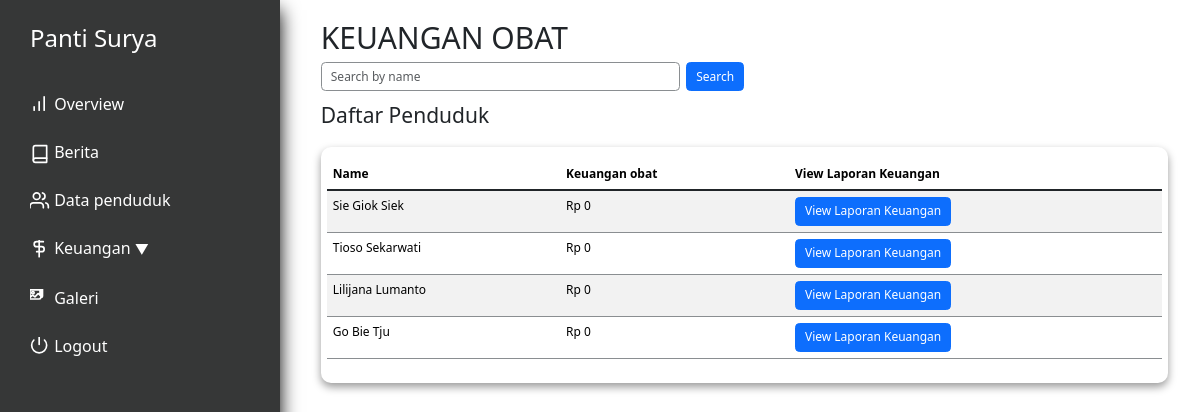
Page /keuangan_obat.php (signed in) on the earlier database version.
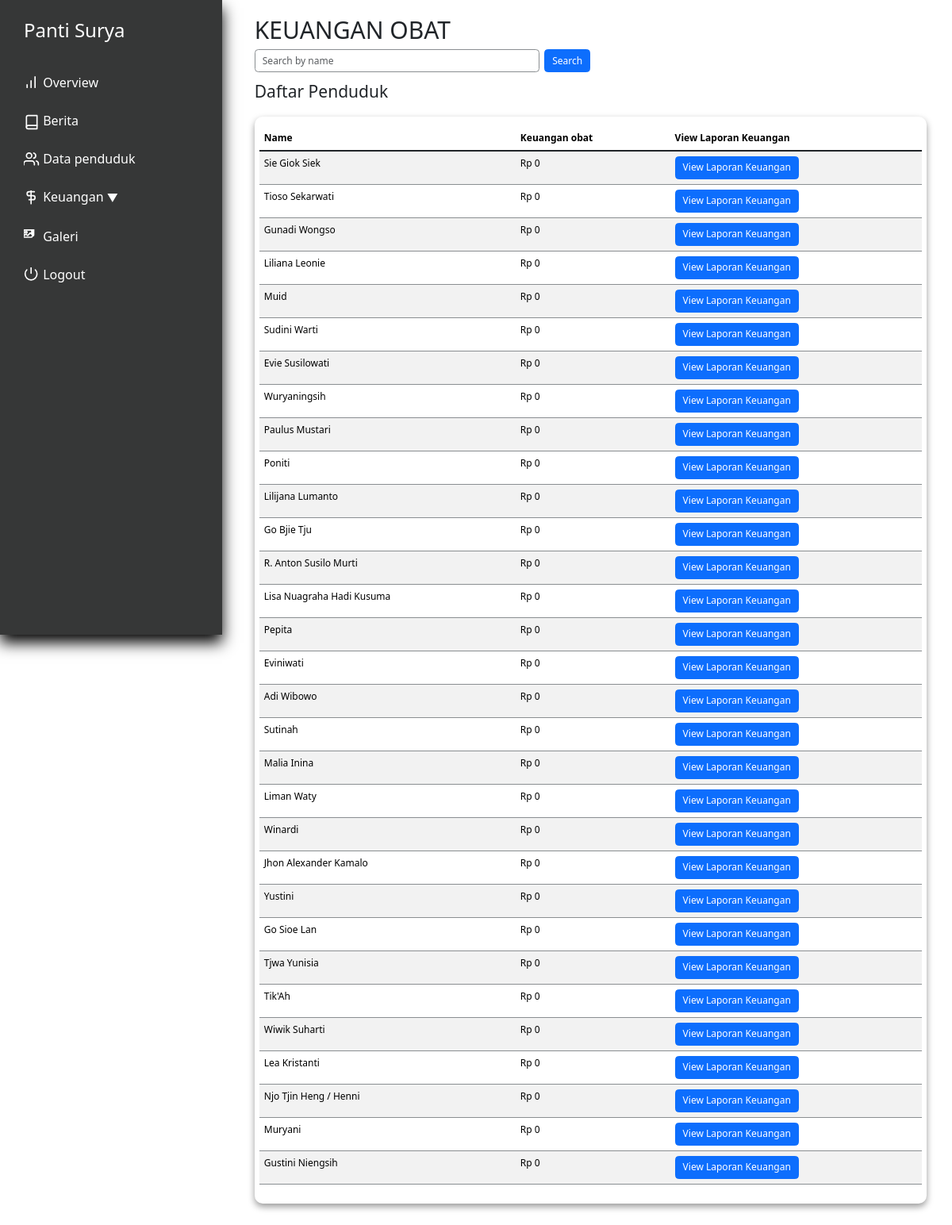
Same page on the later database version.
### tables this page shows
CREATE TABLE `penduduk` (
  `id` int(11) NOT NULL,
  `nama` varchar(250) NOT NULL,
  `alamat` varchar(100) NOT NULL,
  `tanggal_masuk` date DEFAULT NULL,
  `keuangan_pondokkan` int(11) NOT NULL,
  `keuangan_tabungan` int(11) NOT NULL,
  `keuangan_obat` int(11) NOT NULL,
  `keuangan_total` int(11) NOT NULL,
  `profile_picture` varchar(100) NOT NULL,
  `KTP` varchar(100) DEFAULT NULL,
  `KK` varchar(100) DEFAULT NULL,
  `BPJS` varchar(100) DEFAULT NULL,
  `deposit` int(11) DEFAULT NULL,
  `status` tinyint(1) NOT NULL DEFAULT 0,
  `tempat_lahir` varchar(100) NOT NULL DEFAULT '',
  `agama` varchar(15) NOT NULL DEFAULT ' ',
  `tanggal_lahir` date DEFAULT NULL,
  `nomor_induk` int(11) NOT NULL DEFAULT 0,
  `kwitansi_path` varchar(300) DEFAULT NULL,
  `bukti_path` varchar(300) DEFAULT NULL
);

### utils.php (called while the page is built, shortened)
<?php
class myDB
{
    private $host = "localhost";
    private $username = "root";
    private $password = "";
    private $database = "pantisurya";
    private $db;
    function __construct()
    {
        if ($this->db == null) {
            try {
                $this->db = new PDO("mysql:host=$this->host;dbname=$this->database", $this->username, $this->password);
                $this->db->setAttribute(PDO::ATTR_ERRMODE, PDO::ERRMODE_EXCEPTION);
            } catch (PDOException $e) {
                echo "Connection failed: " . $e->getMessage();
            }
        }
    }
    public function prepare($query)
    {
        return $this->db->prepare($query);
    }
    function getAllPenduduk()
    {
        $query = "SELECT * FROM penduduk WHERE status=0";
        $res = $this->db->prepare($query);
        $res->execute();
        return $res;
    }
    function formatRupiah($number) {
        return 'Rp ' . number_format($number, 0, ',', '.');
    }
}

### keuangan_obat.php (the view, shortened to what this page needs)
<?php
require "utils.php";
$db = new myDB();
$stmt_all_residents = $db->getAllPenduduk();
$residents = $stmt_all_residents->fetchAll(PDO::FETCH_ASSOC);
?>
<!DOCTYPE html>
<html lang="en">
<head>
    <?php include "layout/stylejquerynbs5.php" ?>
    <link rel="stylesheet" href="layout/indexstyle.css">
    <link rel="stylesheet" href="layout/styledatasiswa.css">
</head>
<body>
    <div class="app">
        <div class="dashboard">
            <?php include 'nav.php'?>
            <div class="main">
                <div class="pad">
                    <h1>KEUANGAN OBAT</h1>
                    <div class="search-bar">
                        <form method="POST" class="d-flex">
                            <input type="text" name="search" placeholder="Search by name" class="form-control me-2">
                            <button type="submit" class="btn btn-primary">Search</button>
                        </form>
                    </div>
                    <div class="residents-table">
                        <h3 style="padding: 1rem; padding-left: 0;">Daftar Penduduk</h3>
                        <div class="content">
                            <table class="table table-striped">
                                <thead>
                                    <tr>
                                        <th>Name</th>
                                        <th>Keuangan obat</th>
                                        <th>View Laporan Keuangan</th>
                                    </tr>
                                </thead>
                                <tbody class="table-group-divider">
                                    <?php foreach($residents as $resident): ?>
                                    <tr>
                                        <td><?php echo $resident['nama']; ?></td>
                                        <td><?php echo $db->formatRupiah($resident['keuangan_obat']); ?></td>
                                        <td><button onclick="window.location.href='laporanobat.php?id=<?php echo $resident['id']; ?>'" class="btn btn-primary">View Laporan Keuangan</button></td>
                                    </tr>
                                    <?php endforeach; ?>
                                </tbody>
                            </table>
                        </div>
                    </div>
                </div>
            </div>
        </div>
    </div>
</body>
</html>

### layout/stylejquerynbs5.php (shortened to what this page needs)
<link href="https://cdn.jsdelivr.net/npm/bootstrap@5.3.3/dist/css/bootstrap.min.css" rel="stylesheet">
<link href="https://cdn.jsdelivr.net/npm/sweetalert2@11.11.1/dist/sweetalert2.min.css" rel="stylesheet">
<link href="https://cdn.jsdelivr.net/npm/simple-datatables@7.1.2/dist/style.min.css" rel="stylesheet" />
<link rel="stylesheet" href="layout/indexstyle.css">

### nav.php (shortened to what this page needs)
<div class="holder flex-col">
    <div class="content flex-col">
        <div class="logo">
            <h2 style="color: white;">Panti Surya</h2>
        </div>
        <nav class="nav">
            <a type="button" href="index.php">
                Overview
            </a>
            <a type="button" href="databerita.php">
                Berita
            </a>
            <a type="button" href="penduduk.php">
                Data penduduk
            </a>
            <div class="dropdown">
                <a type="button" href="#" class="dropbtn" onclick="toggleSubMenu()">
                    Keuangan
                    <span style="font-size: 14px; vertical-align: middle;">&#9660;</span>
                </a>
            </div>
            <a type="button" href="galeri.php">
                Galeri
            </a>
            <a type="button" onclick="return confirm('Yakin keluar?')" href="logout.php">
                <svg xmlns="http://www.w3.org/2000/svg" width="20" height="20" viewBox="3 3 20 24" fill="none" stroke="currentColor" stroke-width="2" stroke-linecap="round" stroke-linejoin="round" class="feather feather-power"><path d="M18.36 6.64a9 9 0 1 1-12.73 0"></path><line x1="12" y1="2" x2="12" y2="12"></line></svg> Logout
            </a>
        </nav>
    </div>
</div>
<div class="filler"></div>

### layout/indexstyle.css (style rules this page uses)
:root { --side-nav-width: 280px; --bs-border-color: #8a8e91; font-family: 'Roboto', sans-serif; }
* { box-sizing: border-box; margin: 0; padding: 0; }
.pad { padding: 1.7rem; }
.dashboard { display: flex; flex-direction: row; gap: 1.7rem; }
.flex-col { display: flex; flex-direction: column; }
.holder { width: var(--side-nav-width); height: 100vh; box-shadow: 0 10px 18px rgba(0,0,0,1); position: fixed; padding: 0 1rem; background-color: #363737; }
.content { padding: 1rem 0.5rem; gap: 1rem; background-color: #363737; }
.logo { padding: 0 1rem; word-wrap: break-word; }
.nav { padding: 0.5rem; gap: 0.5rem; display: flex; flex-direction: column; justify-content: center; }
.nav a { display: block; padding: 0.5rem 0.5rem; border-radius: 10px; line-height: 30px; font-size: 16px; text-decoration: none; transition: all 0.5s ease; color: white; }
.main { flex: 1; min-height: 100vh; }
.filler { width: var(--side-nav-width); }
.content { display: flex; }
.logo h2 { margin-top: 1rem; margin-bottom: 1rem; }
@media (max-width: 1366px) { html { font-size: 75%; } }

### layout/styledatasiswa.css (style rules this page uses)
.main { margin-right: 1rem; }
.d-flex { width: 50%; }
.main .content { border-radius: 10px; background-color: #ffff; box-shadow: 0px 4px 8px rgba(0, 0, 0, 0.4); margin-bottom: 20px; display: flex; flex-direction: column; align-items: center; }

Differences in the rows shown:
removed penduduk: nama "Go Bie Tju", keuangan_obat "Rp 0"
added penduduk: nama "Gunadi Wongso", keuangan_obat "Rp 0"
added penduduk: nama "Liliana Leonie", keuangan_obat "Rp 0"
added penduduk: nama "Muid", keuangan_obat "Rp 0"
added penduduk: nama "Sudini Warti", keuangan_obat "Rp 0"
added penduduk: nama "Evie Susilowati", keuangan_obat "Rp 0"
added penduduk: nama "Wuryaningsih", keuangan_obat "Rp 0"
added penduduk: nama "Paulus Mustari", keuangan_obat "Rp 0"
added penduduk: nama "Poniti", keuangan_obat "Rp 0"
added penduduk: nama "Go Bjie Tju", keuangan_obat "Rp 0"
added penduduk: nama "R. Anton Susilo Murti", keuangan_obat "Rp 0"
added penduduk: nama "Lisa Nuagraha Hadi Kusuma", keuangan_obat "Rp 0"
added penduduk: nama "Pepita", keuangan_obat "Rp 0"
added penduduk: nama "Eviniwati", keuangan_obat "Rp 0"
added penduduk: nama "Adi Wibowo", keuangan_obat "Rp 0"
added penduduk: nama "Sutinah", keuangan_obat "Rp 0"
added penduduk: nama "Malia Inina", keuangan_obat "Rp 0"
added penduduk: nama "Liman Waty", keuangan_obat "Rp 0"
added penduduk: nama "Winardi", keuangan_obat "Rp 0"
added penduduk: nama "Jhon Alexander Kamalo", keuangan_obat "Rp 0"
added penduduk: nama "Yustini", keuangan_obat "Rp 0"
added penduduk: nama "Go Sioe Lan", keuangan_obat "Rp 0"
added penduduk: nama "Tjwa Yunisia", keuangan_obat "Rp 0"
added penduduk: nama "Tik'Ah", keuangan_obat "Rp 0"
added penduduk: nama "Wiwik Suharti", keuangan_obat "Rp 0"
added penduduk: nama "Lea Kristanti", keuangan_obat "Rp 0"
added penduduk: nama "Njo Tjin Heng / Henni", keuangan_obat "Rp 0"
added penduduk: nama "Muryani", keuangan_obat "Rp 0"
added penduduk: nama "Gustini Niengsih", keuangan_obat "Rp 0"
